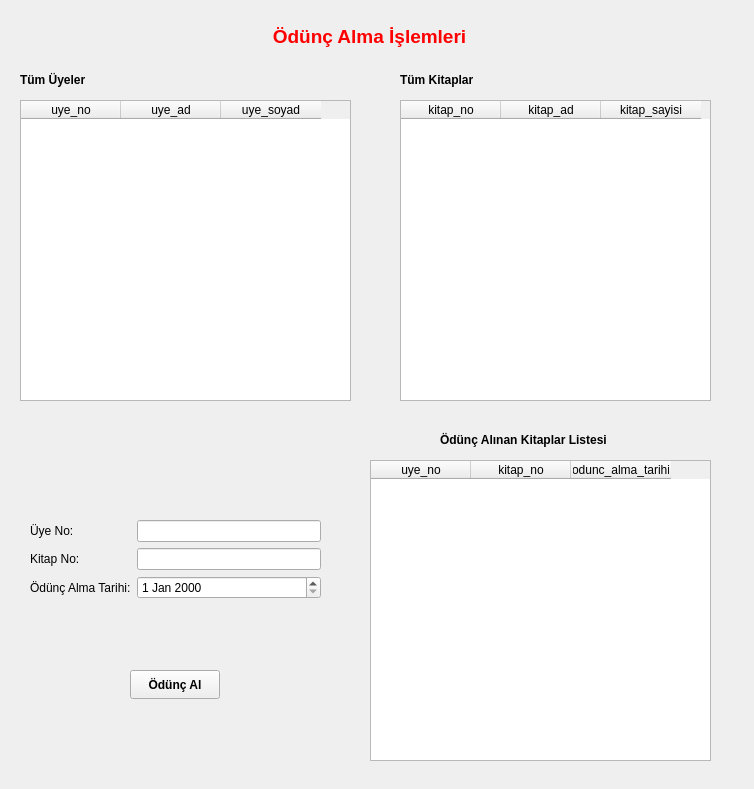
<?xml version="1.0" encoding="UTF-8"?>
<ui version="4.0">
 <class>OduncAlma</class>
 <widget class="QWidget" name="OduncAlma">
  <property name="geometry">
   <rect>
    <x>0</x>
    <y>0</y>
    <width>754</width>
    <height>789</height>
   </rect>
  </property>
  <property name="windowTitle">
   <string>Form</string>
  </property>
  <widget class="QTableWidget" name="tableWidget">
   <property name="geometry">
    <rect>
     <x>20</x>
     <y>100</y>
     <width>331</width>
     <height>301</height>
    </rect>
   </property>
   <property name="minimumSize">
    <size>
     <width>311</width>
     <height>301</height>
    </size>
   </property>
   <column>
    <property name="text">
     <string>uye_no</string>
    </property>
   </column>
   <column>
    <property name="text">
     <string>uye_ad</string>
    </property>
   </column>
   <column>
    <property name="text">
     <string>uye_soyad</string>
    </property>
   </column>
  </widget>
  <widget class="QTableWidget" name="tableWidget_2">
   <property name="geometry">
    <rect>
     <x>400</x>
     <y>100</y>
     <width>311</width>
     <height>301</height>
    </rect>
   </property>
   <property name="minimumSize">
    <size>
     <width>0</width>
     <height>301</height>
    </size>
   </property>
   <column>
    <property name="text">
     <string>kitap_no</string>
    </property>
   </column>
   <column>
    <property name="text">
     <string>kitap_ad</string>
    </property>
   </column>
   <column>
    <property name="text">
     <string>kitap_sayisi</string>
    </property>
   </column>
  </widget>
  <widget class="QTableWidget" name="tableWidget_3">
   <property name="geometry">
    <rect>
     <x>370</x>
     <y>460</y>
     <width>341</width>
     <height>301</height>
    </rect>
   </property>
   <property name="minimumSize">
    <size>
     <width>311</width>
     <height>301</height>
    </size>
   </property>
   <column>
    <property name="text">
     <string>uye_no</string>
    </property>
   </column>
   <column>
    <property name="text">
     <string>kitap_no</string>
    </property>
   </column>
   <column>
    <property name="text">
     <string>odunc_alma_tarihi</string>
    </property>
   </column>
  </widget>
  <widget class="QLabel" name="label_2">
   <property name="geometry">
    <rect>
     <x>20</x>
     <y>70</y>
     <width>91</width>
     <height>20</height>
    </rect>
   </property>
   <property name="font">
    <font>
     <bold>true</bold>
    </font>
   </property>
   <property name="text">
    <string>Tüm Üyeler</string>
   </property>
  </widget>
  <widget class="QLabel" name="label_3">
   <property name="geometry">
    <rect>
     <x>400</x>
     <y>70</y>
     <width>101</width>
     <height>20</height>
    </rect>
   </property>
   <property name="font">
    <font>
     <bold>true</bold>
    </font>
   </property>
   <property name="text">
    <string>Tüm Kitaplar</string>
   </property>
  </widget>
  <widget class="QLabel" name="label_4">
   <property name="geometry">
    <rect>
     <x>440</x>
     <y>430</y>
     <width>211</width>
     <height>20</height>
    </rect>
   </property>
   <property name="font">
    <font>
     <bold>true</bold>
    </font>
   </property>
   <property name="text">
    <string>Ödünç Alınan Kitaplar Listesi</string>
   </property>
  </widget>
  <widget class="QPushButton" name="pushButton">
   <property name="geometry">
    <rect>
     <x>130</x>
     <y>670</y>
     <width>90</width>
     <height>29</height>
    </rect>
   </property>
   <property name="font">
    <font>
     <bold>true</bold>
    </font>
   </property>
   <property name="text">
    <string>Ödünç Al</string>
   </property>
  </widget>
  <widget class="QWidget" name="">
   <property name="geometry">
    <rect>
     <x>30</x>
     <y>520</y>
     <width>291</width>
     <height>101</height>
    </rect>
   </property>
   <layout class="QFormLayout" name="formLayout">
    <item row="0" column="0">
     <widget class="QLabel" name="label_5">
      <property name="text">
       <string>Üye No:</string>
      </property>
     </widget>
    </item>
    <item row="0" column="1">
     <widget class="QLineEdit" name="leUyeNo"/>
    </item>
    <item row="1" column="0">
     <widget class="QLabel" name="label_6">
      <property name="text">
       <string>Kitap No:</string>
      </property>
     </widget>
    </item>
    <item row="1" column="1">
     <widget class="QLineEdit" name="leKitapNo"/>
    </item>
    <item row="2" column="0">
     <widget class="QLabel" name="label_7">
      <property name="text">
       <string>Ödünç Alma Tarihi:</string>
      </property>
     </widget>
    </item>
    <item row="2" column="1">
     <widget class="QDateEdit" name="deAlmaTarihi"/>
    </item>
   </layout>
  </widget>
  <widget class="QWidget" name="">
   <property name="geometry">
    <rect>
     <x>220</x>
     <y>20</y>
     <width>299</width>
     <height>33</height>
    </rect>
   </property>
   <layout class="QHBoxLayout" name="horizontalLayout">
    <item>
     <widget class="QLabel" name="label">
      <property name="palette">
       <palette>
        <active>
         <colorrole role="WindowText">
          <brush brushstyle="SolidPattern">
           <color alpha="255">
            <red>255</red>
            <green>0</green>
            <blue>0</blue>
           </color>
          </brush>
         </colorrole>
        </active>
        <inactive>
         <colorrole role="WindowText">
          <brush brushstyle="SolidPattern">
           <color alpha="255">
            <red>255</red>
            <green>0</green>
            <blue>0</blue>
           </color>
          </brush>
         </colorrole>
        </inactive>
        <disabled/>
       </palette>
      </property>
      <property name="font">
       <font>
        <pointsize>14</pointsize>
        <bold>true</bold>
       </font>
      </property>
      <property name="text">
       <string>Ödünç Alma İşlemleri</string>
      </property>
      <property name="alignment">
       <set>Qt::AlignmentFlag::AlignCenter</set>
      </property>
     </widget>
    </item>
   </layout>
  </widget>
 </widget>
 <resources/>
 <connections/>
</ui>
